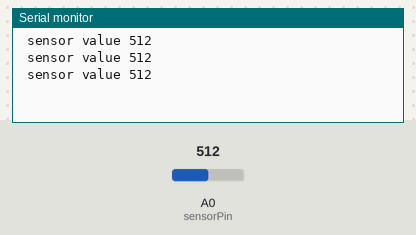
Bench run of a sketch on a simulated Arduino Uno, built with avr-gcc and run on an emulated ATmega328P. Parts: the last lines printed to the serial monitor. The inputs (shaded band) are chosen by the test bench; at power-on: A0 (sensorPin) = 512.

Above: at 1.4 s.
1.5 s: A0 (sensorPin) set to 716
At 2.3 s:
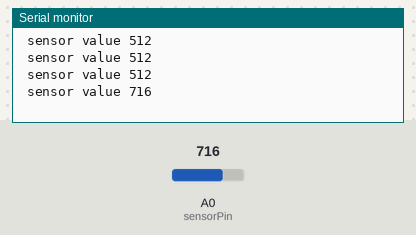
3.0 s: A0 (sensorPin) set to 900
At 3.5 s:
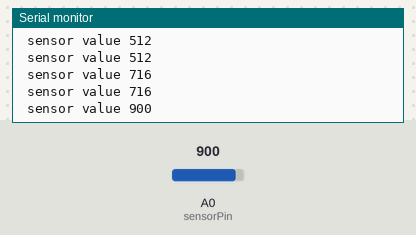
Timing chart, 0 to 6.0 s (numbered marks = the images above; inputs shaded):
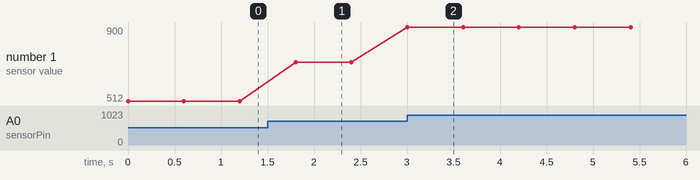

Measured:
- after the input at 1.5 s, the serial monitor: prints a new line after 0.30 s (image 1)
- after the input at 3.0 s, the serial monitor: prints a new line at once (image 2)
- plotted number 1: 512 → 716 after the input at 1.5 s, 716 → 900 after the input at 3.0 s

The sketch:

readSensor.ino
```cpp
const int sensorPin = A0;
int value;
int smax=0;
int smin=1024;

void calibrate(){
  Serial.print(" start calibrate ... ");
  Serial.print(" readeding max ");
  smax=analogRead(sensorPin);
  delay(3000);
  Serial.print(" reading min ");
  smin=analogRead(sensorPin);
}

void setup() {
  // put your setup code here, to run once:
  pinMode(9, INPUT);
  Serial.begin(115200);
}

void loop() {
  value = analogRead(sensorPin);
  Serial.print(" sensor value ");
  Serial.println(value);
  // put your main code here, to run repeatedly:
  delay(600);
}
```
